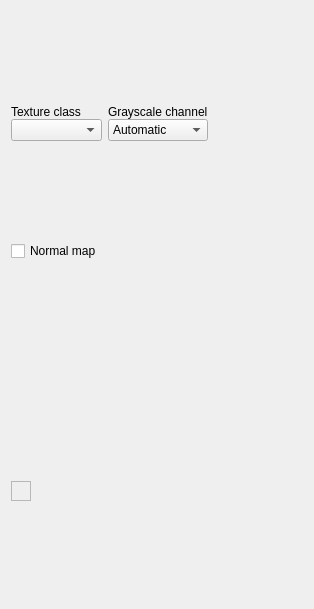
<?xml version="1.0" encoding="UTF-8"?>
<ui version="4.0">
 <class>teImageMap</class>
 <widget class="QWidget" name="teImageMap">
  <property name="geometry">
   <rect>
    <x>0</x>
    <y>0</y>
    <width>314</width>
    <height>609</height>
   </rect>
  </property>
  <property name="maximumSize">
   <size>
    <width>16777215</width>
    <height>16777215</height>
   </size>
  </property>
  <property name="windowTitle">
   <string>ImageMap Texture Editor</string>
  </property>
  <property name="styleSheet">
   <string notr="true"/>
  </property>
  <layout class="QGridLayout" name="gridLayout">
   <item row="0" column="0">
    <widget class="QFrame" name="frClass">
     <property name="sizePolicy">
      <sizepolicy hsizetype="Preferred" vsizetype="Fixed">
       <horstretch>0</horstretch>
       <verstretch>0</verstretch>
      </sizepolicy>
     </property>
     <layout class="QVBoxLayout" name="lyTextureClass">
      <property name="spacing">
       <number>0</number>
      </property>
      <property name="margin">
       <number>0</number>
      </property>
      <item>
       <widget class="QLabel" name="label_84">
        <property name="text">
         <string>Texture class</string>
        </property>
       </widget>
      </item>
      <item>
       <widget class="QComboBox" name="textureClass"/>
      </item>
     </layout>
    </widget>
   </item>
   <item row="0" column="1">
    <widget class="QFrame" name="frGray">
     <property name="sizePolicy">
      <sizepolicy hsizetype="Preferred" vsizetype="Fixed">
       <horstretch>0</horstretch>
       <verstretch>0</verstretch>
      </sizepolicy>
     </property>
     <layout class="QVBoxLayout" name="lyGrayscale">
      <property name="spacing">
       <number>0</number>
      </property>
      <property name="margin">
       <number>0</number>
      </property>
      <item>
       <widget class="QLabel" name="label_85">
        <property name="text">
         <string>Grayscale channel</string>
        </property>
       </widget>
      </item>
      <item>
       <widget class="QComboBox" name="grayscaleChannel">
        <item>
         <property name="text">
          <string>Automatic</string>
         </property>
        </item>
        <item>
         <property name="text">
          <string>From Red</string>
         </property>
        </item>
        <item>
         <property name="text">
          <string>From Green</string>
         </property>
        </item>
        <item>
         <property name="text">
          <string>From Blue</string>
         </property>
        </item>
       </widget>
      </item>
     </layout>
    </widget>
   </item>
   <item row="1" column="0">
    <widget class="QCheckBox" name="normalMap">
     <property name="text">
      <string>Normal map</string>
     </property>
    </widget>
   </item>
   <item row="2" column="0" colspan="2">
    <widget class="ReImageMapManager" name="imTextureName">
     <property name="sizePolicy">
      <sizepolicy hsizetype="Preferred" vsizetype="Fixed">
       <horstretch>0</horstretch>
       <verstretch>0</verstretch>
      </sizepolicy>
     </property>
     <property name="maximumSize">
      <size>
       <width>16777215</width>
       <height>16777215</height>
      </size>
     </property>
     <property name="styleSheet">
      <string notr="true"/>
     </property>
     <property name="textureFileName">
      <string>.../</string>
     </property>
    </widget>
   </item>
   <item row="2" column="2">
    <spacer name="horizontalSpacer">
     <property name="orientation">
      <enum>Qt::Horizontal</enum>
     </property>
     <property name="sizeHint" stdset="0">
      <size>
       <width>6</width>
       <height>20</height>
      </size>
     </property>
    </spacer>
   </item>
   <item row="3" column="0" colspan="2">
    <widget class="QFrame" name="frame">
     <property name="sizePolicy">
      <sizepolicy hsizetype="Fixed" vsizetype="Fixed">
       <horstretch>0</horstretch>
       <verstretch>0</verstretch>
      </sizepolicy>
     </property>
     <property name="frameShape">
      <enum>QFrame::StyledPanel</enum>
     </property>
     <property name="frameShadow">
      <enum>QFrame::Raised</enum>
     </property>
     <layout class="QVBoxLayout" name="verticalLayout">
      <item>
       <widget class="Re2DTextureMapping" name="textureMapping">
        <property name="sizePolicy">
         <sizepolicy hsizetype="Expanding" vsizetype="Fixed">
          <horstretch>0</horstretch>
          <verstretch>0</verstretch>
         </sizepolicy>
        </property>
        <property name="maximumSize">
         <size>
          <width>210</width>
          <height>16777215</height>
         </size>
        </property>
       </widget>
      </item>
     </layout>
    </widget>
   </item>
  </layout>
  <zorder>frGray</zorder>
  <zorder>frClass</zorder>
  <zorder>imTextureName</zorder>
  <zorder>frame</zorder>
  <zorder>normalMap</zorder>
  <zorder>horizontalSpacer</zorder>
 </widget>
 <customwidgets>
  <customwidget>
   <class>Re2DTextureMapping</class>
   <extends>QWidget</extends>
   <header>Re2DTextureMapping.h</header>
  </customwidget>
  <customwidget>
   <class>ReImageMapManager</class>
   <extends>QWidget</extends>
   <header>ReImageMapManager.h</header>
  </customwidget>
 </customwidgets>
 <resources/>
 <connections/>
</ui>
